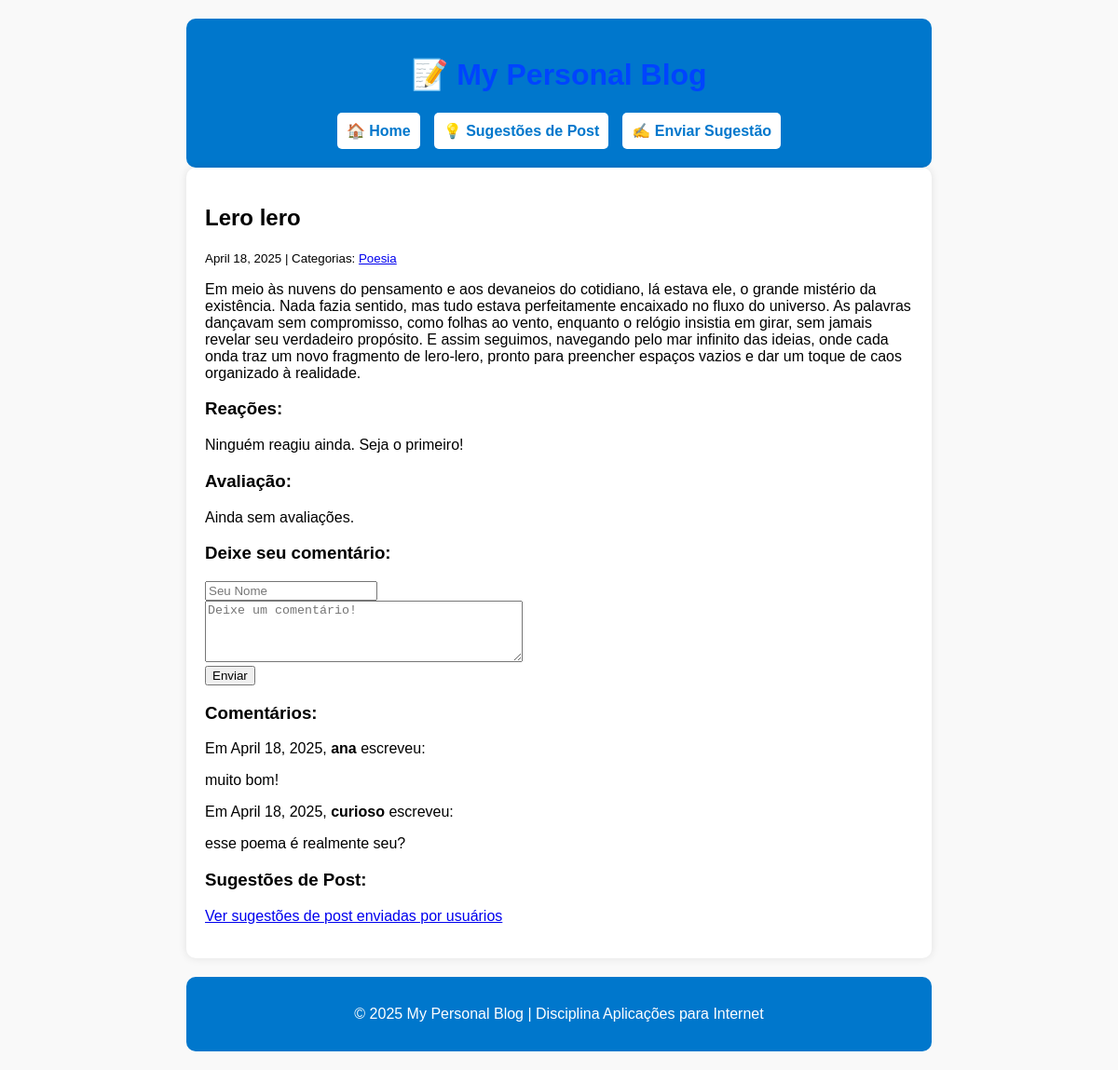
The app's page /post/3/, older data.
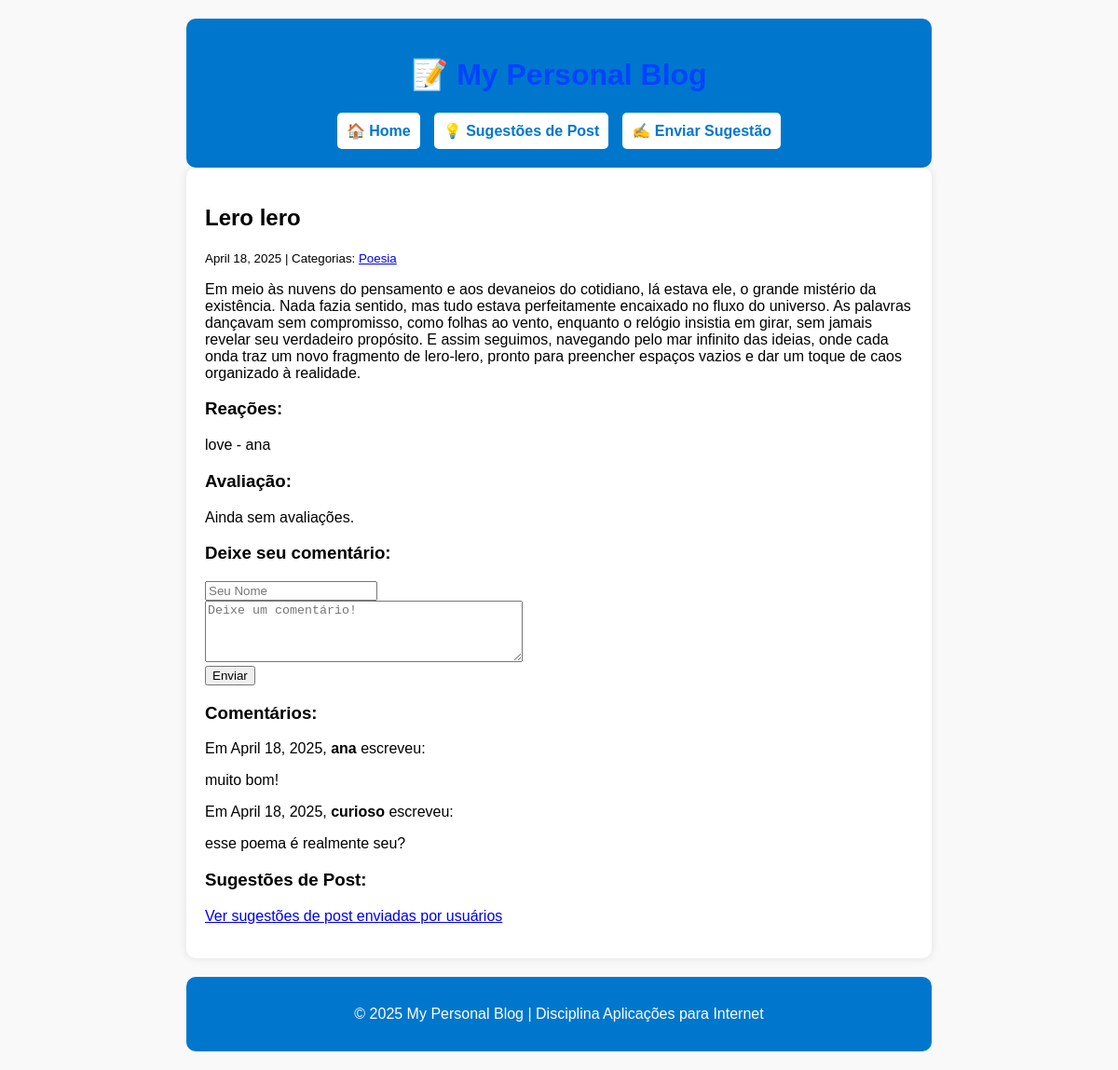
The same page, newer data.
### blog/models.py (models this page shows, shortened)
class Category(models.Model):
    name = models.CharField(max_length=30, unique=True)
    description = models.TextField(blank=True, null=True)
    created_on = models.DateTimeField(default=now)
    updated_on = models.DateTimeField(auto_now=True)
    is_active = models.BooleanField(default=True)
    class Meta:
        verbose_name_plural = "Categories"
        ordering = ["name"]

class Comment(models.Model):
    author = models.CharField(max_length=60)
    body = models.TextField()
    created_on = models.DateTimeField(auto_now_add=True)
    post = models.ForeignKey("Post", on_delete=models.CASCADE, related_name="comments") #relacionamento entre post e comentarios: many-to-one relationship (muitos comentarios podem estar em UM post, mas nao pode ter o mesmo comentario em varios posts)
    is_approved = models.BooleanField(default=False)
    class Meta:
        ordering = ["created_on"]
        verbose_name_plural = "Comments"

class Reaction(models.Model):
    REACTION_CHOICES = [
        ('like', '👍'),
        ('love', '❤️'),
        ('haha', '😂'),
        ('wow', '😲'),
        ('sad', '😢'),
        ('angry', '😡'),
    ]
    user = models.ForeignKey(User, on_delete=models.CASCADE, related_name="reactions")
    post = models.ForeignKey("Post", on_delete=models.CASCADE, related_name="reactions")
    reaction_type = models.CharField(max_length=10, choices=REACTION_CHOICES)
    created_on = models.DateTimeField(auto_now_add=True)
    updated_on = models.DateTimeField(auto_now=True)
    class Meta:
        verbose_name_plural = "Reactions"
        unique_together = ("user", "post")

### blog/views.py (the view, shortened to what this page needs)
# urls.py: path("post/<int:pk>/", views.blog_detail, name="blog_detail"),
def blog_detail(request, pk):
    post = Post.objects.get(pk=pk)
    form = CommentForm()
    comments = Comment.objects.filter(post=post)
    reactions = Reaction.objects.filter(post=post)
    ratings = PostRating.objects.filter(post=post)
    context = {
        "post": post,
        "comments": comments,
        "form": CommentForm(),
        "reactions": reactions,
        "ratings": ratings,
    }
    return render(request, "blog/detail.html", context)

### blog/forms.py
class CommentForm(forms.Form):
    author = forms.CharField(
        max_length=60,
        widget=forms.TextInput(
            attrs={"class": "form-control", "placeholder": "Seu Nome"}
        ),
    )
    email = forms.EmailField(
        required=False,
        widget=forms.EmailInput(
            attrs={"class": "form-control", "placeholder": "Seu Email (opcional)"}
        ),
    )
    body = forms.CharField(
        widget=forms.Textarea(
            attrs={"class": "form-control", "placeholder": "Deixe um comentário!", "rows": 4}
        ),
        min_length=5  # Adicionando validação para evitar comentários muito curtos
    )

### blog/templates/blog/detail.html (shortened to what this page needs)
{% extends "base.html" %}
{% block page_title %}
    <h2>{{ post.title }}</h2>
{% endblock page_title %}
{% block page_content %}
    <small>
        {{ post.created_on.date }} | Categorias:
        {% for category in post.categories.all %}
            <a href="{% url 'blog_category' category.name %}">
                {{ category.name }}
            </a>
        {% endfor %}
    </small>
    <p>{{ post.body | linebreaks }}</p>
    <h3>Reações:</h3>
    {% if post.reactions.all %}
        <p>
            {% for reaction in post.reactions.all %}
                {{ reaction.reaction_type }} - {{ reaction.user.username }}
            {% endfor %}
        </p>
    {% else %}
        <p>Ninguém reagiu ainda. Seja o primeiro!</p>
    {% endif %}
    <h3>Avaliação:</h3>
    <p>
        {% if post.ratings.count > 0 %}
            Média de {{ post.ratings.aggregate_avg }} estrelas
        {% else %}
            Ainda sem avaliações.
        {% endif %}
    </p>
    <h3>Deixe seu comentário:</h3>
    <form method="post">
        <div>
            {{ form.author }}
        </div>
        <div>
            {{ form.body }}
        </div>
        <button type="submit" class="btn btn-primary">Enviar</button>
    </form>
    <h3>Comentários:</h3>
    {% for comment in comments %}
        <p>
            Em {{ comment.created_on.date }}, <b>{{ comment.author }}</b> escreveu:
        </p>
        <p>
            {{ comment.body | linebreaks }}
        </p>
    {% endfor %}
    <h3>Sugestões de Post:</h3>
    <p><a href="{% url 'blog_suggestions' %}">Ver sugestões de post enviadas por usuários</a></p>
{% endblock page_content %}

Row changes from the older to the newer data that the page shows:
added Reaction: reaction_type "love", user.username "ana"
Text that changed along with them:
text no longer shown: "Ninguém reagiu ainda. Seja o primeiro!"
